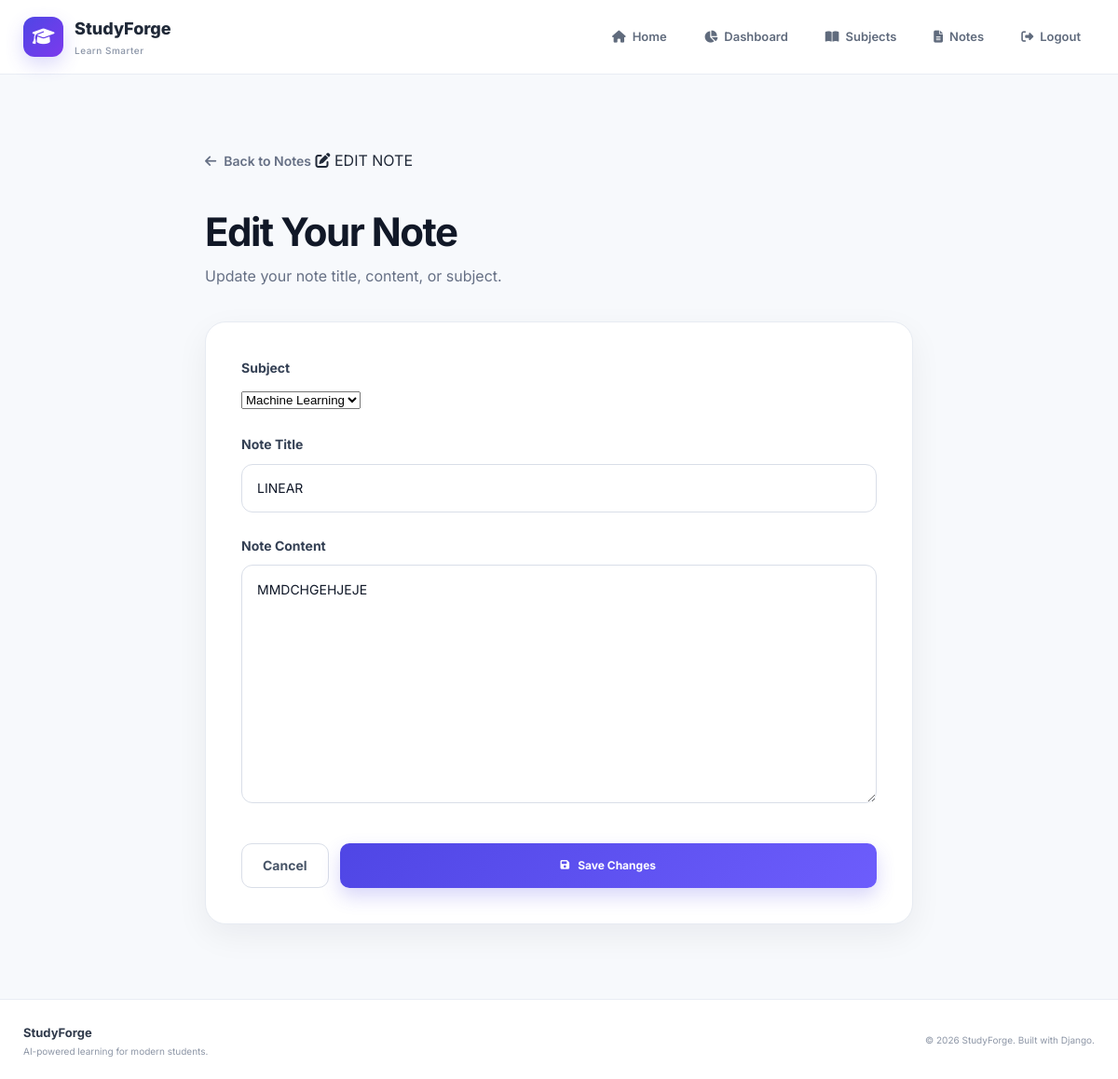
Page /notes/edit/1/ (signed in) on the committed database.
### accounts/models.py (models this page shows, shortened)
class Note(models.Model):
    user = models.ForeignKey(
        User,
        on_delete=models.CASCADE
    )
    subject = models.ForeignKey(
        Subject,
        on_delete=models.CASCADE,
        related_name='notes'
    )
    title = models.CharField(
        max_length=200
    )
    content = models.TextField()
    created_at = models.DateTimeField(
        auto_now_add=True
    )
    updated_at = models.DateTimeField(
        auto_now=True
    )

class Subject(models.Model):
    user = models.ForeignKey(
        User,
        on_delete=models.CASCADE
    )
    name = models.CharField(
        max_length=100
    )
    description = models.TextField(
        blank=True
    )
    created_at = models.DateTimeField(
        auto_now_add=True
    )

### accounts/views.py (the view, shortened to what this page needs)
@login_required(login_url='login')
def edit_note(request, note_id):
    note = get_object_or_404(
        Note,
        id=note_id,
        user=request.user
    )
    subjects = Subject.objects.filter(user=request.user)
    return render(request, 'edit_note.html', {
        'note': note,
        'subjects': subjects
    })

### accounts/templates/edit_note.html (shortened to what this page needs)
{% extends 'base.html' %}
{% block content %}
<section class="create-subject-section">
    <div class="create-subject-container">
        <div class="create-subject-header">
            <a href="{% url 'notes' %}" class="back-link">
                <i class="fa-solid fa-arrow-left"></i>
                Back to Notes
            </a>
            <span class="dashboard-badge">
                <i class="fa-solid fa-pen-to-square"></i>
                EDIT NOTE
            </span>
            <h1>Edit Your Note</h1>
            <p>
                Update your note title, content, or subject.
            </p>
        </div>
        <div class="subject-form-card">
            <form method="POST">
                <div class="form-group">
                    <label for="subject">
                        Subject
                    </label>
                    <select
                        name="subject"
                        id="subject"
                        required
                    >
                        {% for subject in subjects %}
                            <option
                                value="{{ subject.id }}"
                                {% if subject.id == note.subject.id %}selected{% endif %}
                            >
                                {{ subject.name }}
                            </option>
                        {% endfor %}
                    </select>
                </div>
                <div class="form-group">
                    <label for="title">
                        Note Title
                    </label>
                    <input
                        type="text"
                        name="title"
                        id="title"
                        value="{{ note.title }}"
                        maxlength="200"
                        placeholder="Enter note title"
                        required
                    >
                </div>
                <div class="form-group">
                    <label for="content">
                        Note Content
                    </label>
                    <textarea
                        name="content"
                        id="content"
                        rows="10"
                        placeholder="Write your study note here..."
                        required
                    >{{ note.content }}</textarea>
                </div>
                <div class="subject-form-actions">
                    <a
                        href="{% url 'notes' %}"
                        class="cancel-button"
                    >
                        Cancel
                    </a>
                    <button
                        type="submit"
                        class="register-button"
                    >
                        <i class="fa-solid fa-floppy-disk"></i>
                        Save Changes
                    </button>
                </div>
            </form>
        </div>
    </div>
</section>
{% endblock %}

### accounts/static/style.css (style rules this page uses)
* { margin: 0; padding: 0; box-sizing: border-box; }
html { scroll-behavior: smooth; }
body { font-family: 'Inter', sans-serif; background: #f8fafc; color: #202938; line-height: 1.6; }
a { text-decoration: none; color: inherit; }
button, input { font-family: inherit; }
.form-group { width: 100%; }
.form-group label { display: block; color: #354052; font-size: 11px; font-weight: 700; margin-bottom: 7px; }
.register-button { width: 100%; height: 48px; border: none; border-radius: 10px; background: linear-gradient( 135deg, #4f46e5, #6d5dfc ); color: white; font-size: 12px; font-weight: 700; cursor: pointer; display: flex; align-items: center; justify-content: center; gap: 9px; margin-top: 5px; box-shadow: 0 9px 20px rgba(79, 70, 229, 0.22); transition: 0.25s ease; }
.register-button i { font-size: 11px; transition: 0.25s ease; }
.subjects-section, .create-subject-section { padding: 80px 24px; min-height: calc(100vh - 150px); background: #f7f9fc; }
.subjects-container, .create-subject-container { max-width: 1180px; margin: 0 auto; }
.subjects-header h1, .create-subject-header h1 { margin: 16px 0 10px; font-size: 42px; line-height: 1.15; color: #111827; letter-spacing: -1.5px; }
.subjects-header p, .create-subject-header p { margin: 0; max-width: 600px; color: #667085; font-size: 16px; line-height: 1.7; }
.create-subject-container { max-width: 760px; }
.create-subject-header { margin-bottom: 35px; }
.back-link { display: inline-flex; align-items: center; gap: 8px; margin-bottom: 25px; color: #667085; font-size: 14px; font-weight: 600; text-decoration: none; transition: 0.2s ease; }
.subject-form-card { padding: 38px; background: #ffffff; border: 1px solid #e7ebf2; border-radius: 22px; box-shadow: 0 12px 35px rgba(15, 23, 42, 0.06); }
.subject-form-card .form-group { margin-bottom: 25px; }
.subject-form-card label { display: block; margin-bottom: 9px; color: #344054; font-size: 14px; font-weight: 700; }
.subject-form-card input, .subject-form-card textarea { width: 100%; box-sizing: border-box; border: 1px solid #d9dee8; border-radius: 12px; background: #ffffff; color: #101828; font-family: inherit; font-size: 14px; outline: none; transition: 0.2s ease; }
.subject-form-card input { height: 52px; padding: 0 16px; }
.subject-form-card textarea { padding: 15px 16px; resize: vertical; min-height: 130px; line-height: 1.6; }
.subject-form-actions { display: flex; justify-content: flex-end; align-items: center; gap: 12px; padding-top: 10px; }
.cancel-button { height: 48px; padding: 0 22px; display: inline-flex; align-items: center; justify-content: center; border: 1px solid #d9dee8; border-radius: 11px; background: #ffffff; color: #475467; font-size: 14px; font-weight: 700; text-decoration: none; transition: 0.2s ease; }
.subject-form-actions .register-button { margin: 0; border: none; cursor: pointer; }

### rows in the picture
Note: subject "Machine Learning", title "LINEAR", content "MMDCHGEHJEJE"
